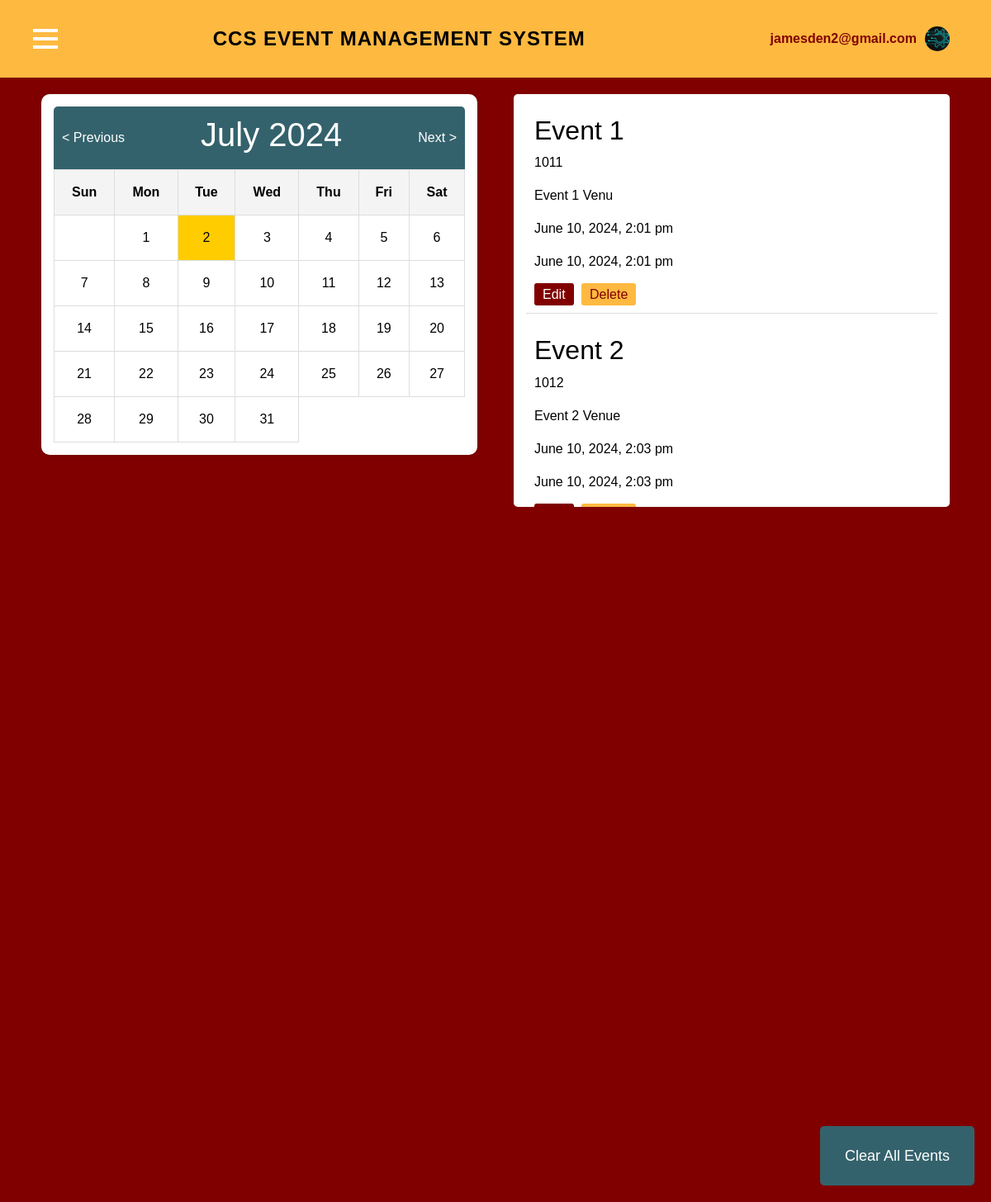
The page /homerecovery.php (signed in) on the database its author committed.
### tables this page shows
CREATE TABLE `events` (
  `id` int(11) NOT NULL,
  `title` varchar(255) NOT NULL,
  `code` varchar(255) NOT NULL,
  `venue` text NOT NULL,
  `start_datetime` datetime NOT NULL,
  `end_datetime` datetime NOT NULL,
  `create_user_id` int(11) NOT NULL,
  `update_user_id` int(11) NOT NULL,
  `created_at` datetime NOT NULL DEFAULT current_timestamp(),
  `updated_at` datetime NOT NULL DEFAULT current_timestamp() ON UPDATE current_timestamp()
);

### homerecovery.php (the view, shortened to what this page needs)
<?php
$email = $_SESSION['email'];
include "inclusions/dbconnection.php";
try {
    $conn = new mysqli($servername, $username, $password, $dbname);
} catch (Exception $e) {
    die("Database connection error: " . $e->getMessage());
}
$sql = "SELECT id, title, code, venue, start_datetime, end_datetime FROM events ORDER BY start_datetime ASC";
$result = $conn->query($sql);
?>
<!doctype html>
<html lang="en">
<head>
    <link href="css/bootstrap.min.css" rel="stylesheet">
</head>
<body>
    <nav class="navbar navbar-expand-lg navbar-light" style="background-color: #FEB941; padding: 4px 0;">
        <div class="container">
            <div class="hamburger" id="hamburger">
                <div></div>
                <div></div>
                <div></div>
            </div>
            <a class="navbar-brand" href="#">CCS Event Management System</a>
            <div class="navbar-right">
                <span><?php echo $email; ?></span>
                <img src="images/ccsadmin.png" alt="Profile Picture">
            </div>
        </div>
    </nav>
    <div class="container">
        <div class="calendar" id="calendar"></div>
        <div class="event-list" id="eventsList">
            <?php
            if ($result->num_rows > 0) {
                while($row = $result->fetch_assoc()) {
                    echo "<div class='event-item'>";
                    echo "<h3>" . $row["title"] . "</h3>";
                    echo "<p>" . $row["code"] . "</p>";
                    echo "<p>" . $row["venue"] . "</p>";
                    echo "<p>" . date("F j, Y, g:i a", strtotime($row["start_datetime"])) . "</p>";
                    echo "<p>" . date("F j, Y, g:i a", strtotime($row["end_datetime"])) . "</p>";
                    echo "<a href='edit_event.php?id=" . $row["id"] . "' class='edit-button'>Edit</a>&nbsp;";
                    echo "<a href='delete_event.php?id=" . $row["id"] . "' class='delete-button'>Delete</a>";
                    echo "</div>";
                }
            } else {
                echo "No events found";
            }
            ?>
        </div>
    </div>
    <div style="text-align: center; margin-top: 20px;">
        <button class="clear-events-button" id="clearEventsButton">Clear All Events</button>
    </div>
</body>
</html>

### homerecovery.php (style rules this page uses)
.clear-events-button { background-color: #34626c; color: #ffffff; border: none; border-radius: 5px; padding: 22.5px 30px; cursor: pointer; font-size: 18px; position: fixed; bottom: 20px; right: 20px; z-index: 1000; transition: all 0.3s; }
.edit-button { background-color: maroon; color: white; padding: 5px 10px; border-radius: 3px; margin-right: 5px; text-decoration: none; }
.delete-button { background-color: #FEB941; color: maroon; padding: 5px 10px; border-radius: 3px; text-decoration: none; }
body { background-color: maroon; color: white; margin: 0; display: flex; flex-direction: column; font-family: Arial, sans-serif; }
.container { display: flex; justify-content: space-between; align-items: flex-start; padding: 20px; }
.calendar, .event-list { background-color: #fff; color: #000; padding: 15px; border-radius: 5px; width: 48%; box-sizing: border-box; }
.event-list { display: flex; flex-direction: column; max-height: 500px; overflow-y: auto; }
.event-item { margin-bottom: 15px; padding: 10px; border-bottom: 1px solid #ddd; }
.calendar { border-radius: 10px; box-shadow: 0 0 10px rgba(0, 0, 0, 0.1); }
.hamburger { display: flex; flex-direction: column; cursor: pointer; width: 30px; height: 30px; justify-content: space-around; position: relative; }
.hamburger div { width: 100%; height: 4px; background-color: #fff; transition: all 0.3s; }
.navbar-brand { flex-grow: 1; text-align: center; font-size: 24px; font-weight: bold; letter-spacing: 1px; text-transform: uppercase; }
.navbar-right { display: flex; align-items: center; gap: 10px; }
.navbar-right img { width: 30px; height: 30px; border-radius: 50%; }
.navbar-right span { color: maroon; font-weight: bold; }
nav .container { justify-content: center; position: relative; }
nav .hamburger { position: absolute; left: 10px; }

### rows shown on the page
events: title "Event 1", code "1011", venue "Event 1 Venu", start_datetime "June 10, 2024, 2:01 pm", end_datetime "June 10, 2024, 2:01 pm"
events: title "Event 2", code "1012", venue "Event 2 Venue", start_datetime "June 10, 2024, 2:03 pm", end_datetime "June 10, 2024, 2:03 pm"

### other values the page prints
$email "jamesden2@gmail.com"
